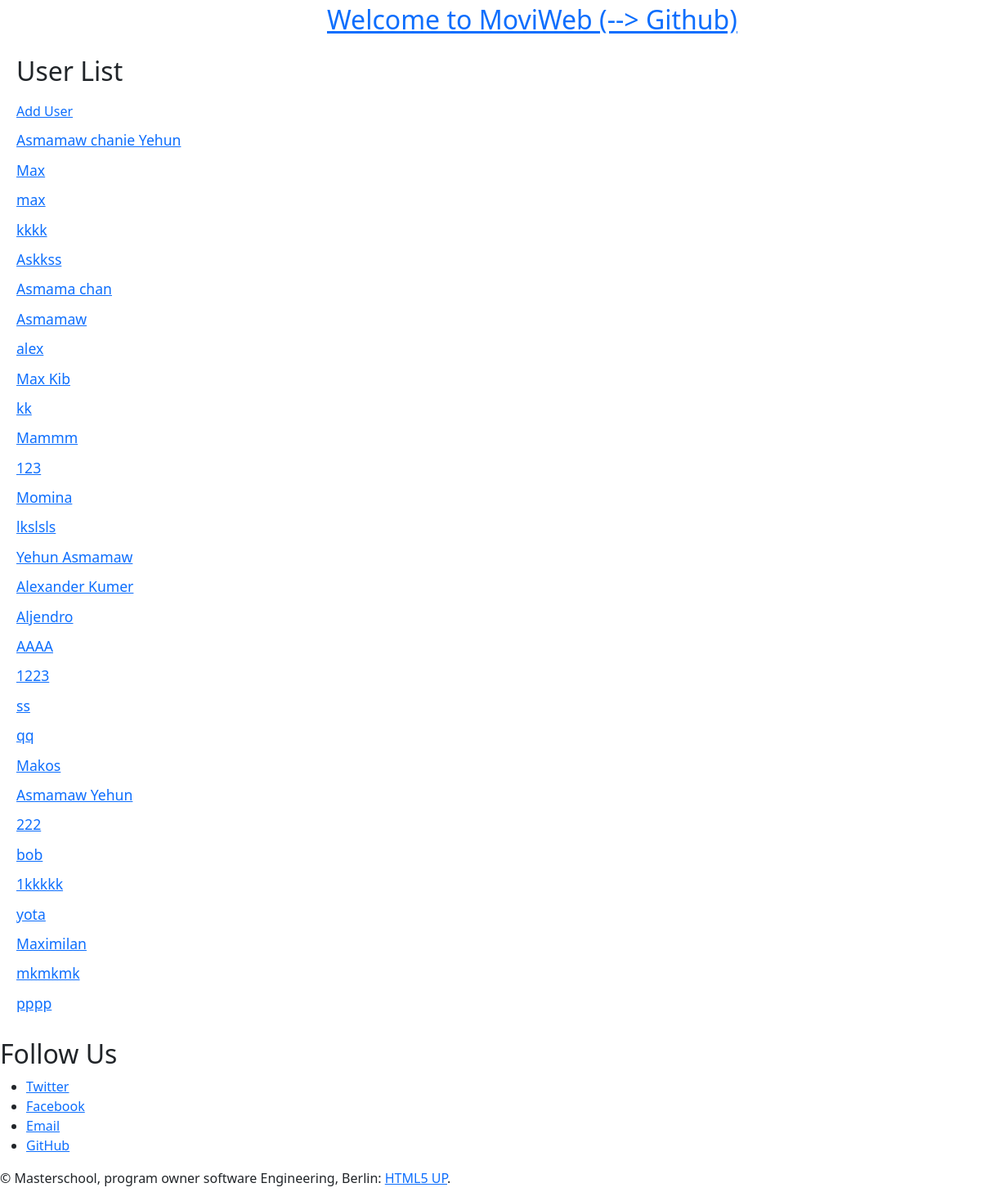
Screenshot of /list_users/ with the database file from the repository.
### main.py (models this page shows, shortened)
class User(db.Model):
    __tablename__ = 'Users'
    id = Column(Integer, primary_key=True)
    name = Column(String, nullable=False)
    movies = relationship("Movie", back_populates="user")
    reviews = relationship("Review", back_populates="user")

### main.py (the view)
@app.route('/list_users/', methods=['GET'])
def list_users():
    users = db.session.query(User).all()
    if not users:
        return render_template('list_users.html', users=None)
    return render_template('list_users.html', users=users)

### templates/list_users.html (shortened to what this page needs)
<!DOCTYPE html>
<html lang="en">
<head>
    <link href="https://cdn.jsdelivr.net/npm/bootstrap@5.3.3/dist/css/bootstrap.min.css" rel="stylesheet">
</head>
<body class="is-preload">
    <div id="wrapper">
        <header id="header">
            <a href="https://github.com/chanieasmamaw-179/moviweb_app">Welcome to MoviWeb (--> Github)</a>
        </header>
        <main id="user-list">
            <h2>User List</h2>
            <a href="{{ url_for('add_user') }}" class="button primary">Add User</a>
            <ul class="alt">
                {% if users %}
                    {% for user in users %}
                        <li>
                            <a href="{{ url_for('list_movies', user_id=user.id) }}">{{ user.name }}</a>
                        </li>
                    {% endfor %}
                {% else %}
                    <li>No users found.</li>
                {% endif %}
            </ul>
        </main>
        <footer id="footer" class="panel">
            <div class="inner split">
                <div>
                    <section>
                        <h2>Follow Us</h2>
                        <ul class="icons">
                            <li><a href="https://twitter.com" class="icon brands fa-twitter"><span class="label">Twitter</span></a></li>
                            <li><a href="https://www.facebook.com/profile.php?id=100085927770264" class="icon brands fa-facebook-f"><span class="label">Facebook</span></a></li>
                            <li><a href="mailto:chanieasmamaw@yahoo.com" class="icon solid fa-envelope"><span class="label">Email</span></a></li>
                            <li><a href="https://github.com/chanieasmamaw-179" class="icon brands fa-github"><span class="label">GitHub</span></a></li>
                        </ul>
                    </section>
                    <p class="copyright">
                        &copy; Masterschool, program owner software Engineering, Berlin: <a href="http://html5up.net">HTML5 UP</a>.
                    </p>
                </div>
            </div>
        </footer>
    </div>
 </body>
</html>

### templates/list_users.html (style rules this page uses)
#user-list { padding: 20px; }
#header a { text-align: center; font-size: 2rem; margin-left: 400px; }
.alt { list-style: none; padding: 0; margin: 0; }
.alt li { margin: 10px 0; text-align: left; font-size: 1.1rem; }
.button { margin-top: 10px; display: inline-block; }

### rows the page displays
User: name "Asmamaw chanie Yehun"
User: name "Max"
User: name "max"
User: name "kkkk"
User: name "Askkss"
User: name "Asmama chan"
User: name "Asmamaw"
User: name "alex"
User: name "Max Kib"
User: name "kk"
User: name "Mammm"
User: name "123"
User: name "Momina"
User: name "lkslsls"
User: name "Yehun Asmamaw"
User: name "Alexander Kumer"
User: name "Aljendro"
User: name "AAAA"
User: name "1223"
User: name "ss"
User: name "qq"
User: name "Makos"
User: name "Asmamaw Yehun"
User: name "222"
User: name "bob"
User: name "1kkkkk"
User: name "yota"
User: name "Maximilan"
User: name "mkmkmk"
User: name "pppp"
